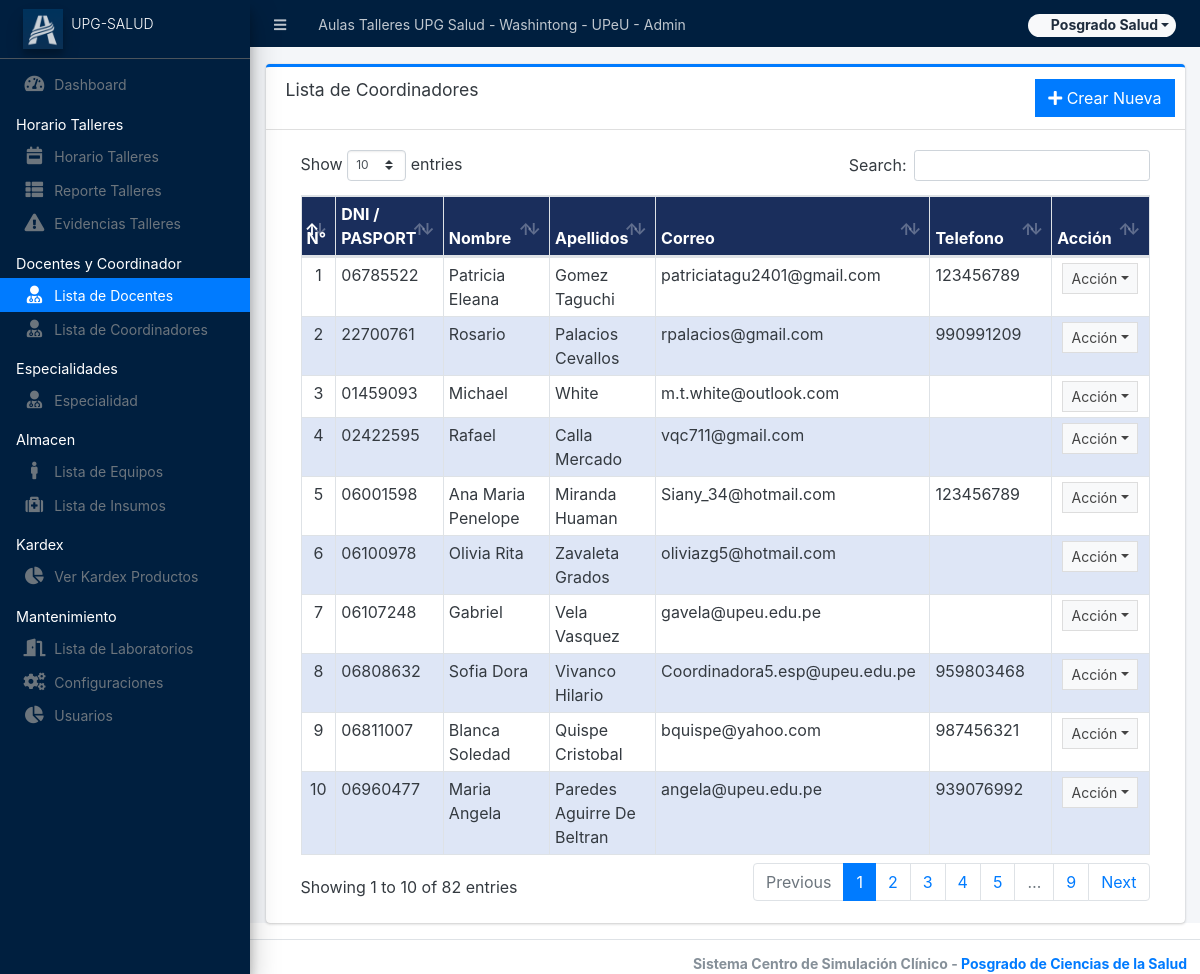
Screenshot of /admin/?page=docentes_all (signed in) with the database file from the repository.
### tables this page shows
CREATE TABLE `docentes_all` (
  `id` int(11) NOT NULL,
  `dni` varchar(20) NOT NULL,
  `nombre` varchar(100) NOT NULL,
  `apellidos` varchar(100) NOT NULL,
  `correo` varchar(200) NOT NULL,
  `telefono` varchar(20) NOT NULL
);

### admin/docentes_all/index.php (the view, shortened to what this page needs)
<div class="card card-outline card-primary">
	<div class="card-header">
		<h3 class="card-title">Lista de Coordinadores</h3>
		<div class="card-tools">
			<a href="?page=docentes_all/manage_docentes" class="btn btn-flat btn-primary"><span class="fas fa-plus"></span>  Crear Nueva</a>
		</div>
	</div>
	<div class="card-body">
		<div class="container-fluid">
        <div class="container-fluid">
			<table class="table table-bordered table-stripped">
				<colgroup>
					<col width="2%">
					<col width="8%">
					<col width="10%">
					<col width="10%">
					<col width="4%">
					<col width="10%">
					<col width="5%">
				<thead>
					<tr>
						<th>N°</th>
						<th>DNI / PASPORT</th>
						<th>Nombre</th>
						<th>Apellidos</th>
						<th>Correo</th>
						<th>Telefono</th>
						<th>Acción</th>
					</tr>
				</thead>
				<tbody>
					<?php
					$i = 1;
						$qry = $conn->query("SELECT * from `docentes_all` order by `dni` asc ");
						while($row = $qry->fetch_assoc()):
					?>
						<tr>
							<td class="text-center"><?php echo $i++; ?></td>
							<td><?php echo $row['dni'] ?></td>
							<td><?php echo $row['nombre'] ?></td>
							<td><?php echo $row['apellidos'] ?></td>
							<td><?php echo $row['correo'] ?></td>
							<td><?php echo $row['telefono'] ?></td>
							<td align="center">
								 <button type="button" class="btn btn-flat btn-default btn-sm dropdown-toggle dropdown-icon" data-toggle="dropdown">
				                  		Acción
				                  </button>
							</td>
						</tr>
					<?php endwhile; ?>
				</tbody>
			</table>
		</div>
		</div>
	</div>
</div>

### rows the page displays
docentes_all: dni "06785522", nombre "Patricia Eleana", apellidos "Gomez Taguchi", correo "patriciatagu2401@gmail.com", telefono "123456789"
docentes_all: dni "22700761", nombre "Rosario", apellidos "Palacios Cevallos", correo "rpalacios@gmail.com", telefono "990991209"
docentes_all: dni "01459093", nombre "Michael", apellidos "White", correo "m.t.white@outlook.com"
docentes_all: dni "02422595", nombre "Rafael", apellidos "Calla Mercado", correo "vqc711@gmail.com"
docentes_all: dni "06001598", nombre "Ana Maria Penelope", apellidos "Miranda Huaman", correo "Siany_34@hotmail.com", telefono "123456789"
docentes_all: dni "06100978", nombre "Olivia Rita", apellidos "Zavaleta Grados", correo "oliviazg5@hotmail.com"
docentes_all: dni "06107248", nombre "Gabriel", apellidos "Vela Vasquez", correo "gavela@upeu.edu.pe"
docentes_all: dni "06808632", nombre "Sofia Dora", apellidos "Vivanco Hilario", correo "Coordinadora5.esp@upeu.edu.pe", telefono "959803468"
docentes_all: dni "06811007", nombre "Blanca Soledad", apellidos "Quispe Cristobal", correo "bquispe@yahoo.com", telefono "987456321"
docentes_all: dni "06960477", nombre "Maria Angela", apellidos "Paredes Aguirre De Beltran", correo "angela@upeu.edu.pe", telefono "939076992"

### other values shown
$_settings->info('name') "Aulas Talleres UPG Salud - Washintong - UPeU"
$_settings->userdata('firstname').' '.$_settings->userdata('lastname') "Posgrado Salud"
$_settings->info('short_name') "UPG-SALUD"
